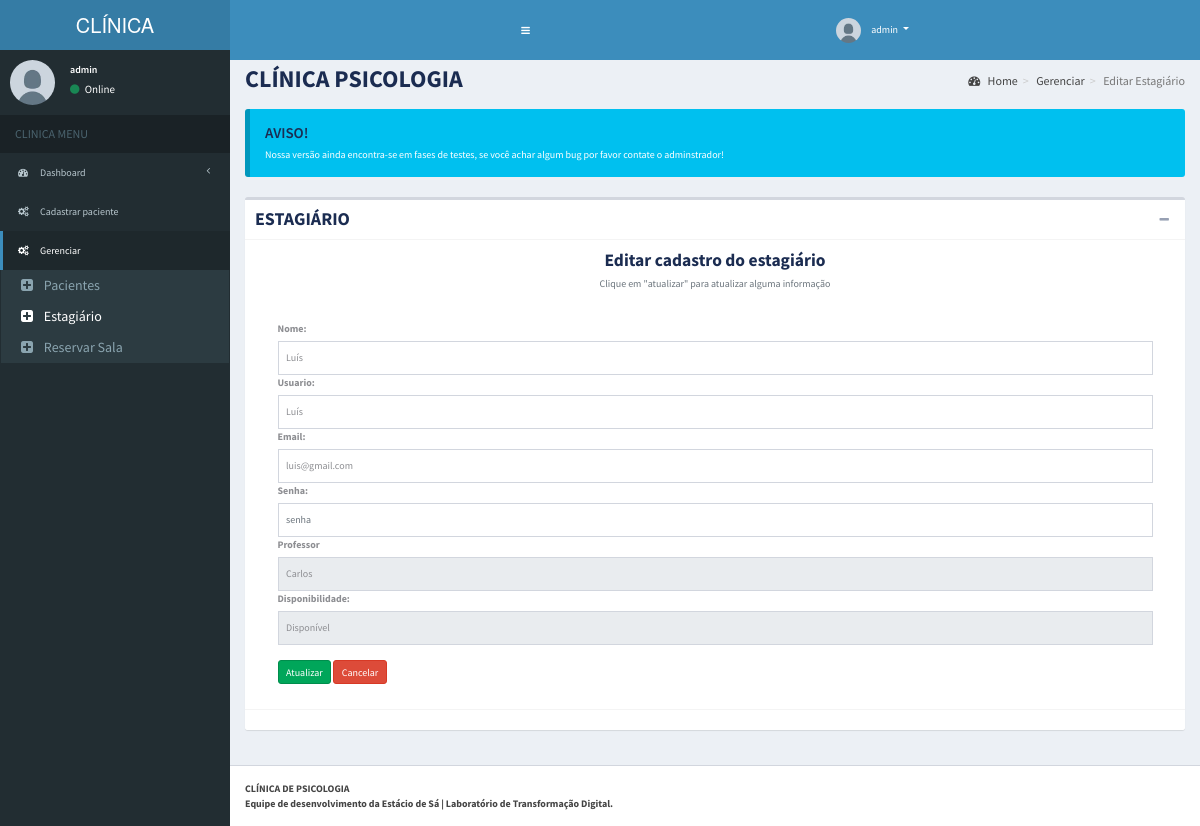
Page /monitor/edit/edit-terapeuta.php?id=5 (signed in) on the committed database.
### tables this page shows
CREATE TABLE `tbl_user_terapeuta` (
  `id` int(11) NOT NULL,
  `id_disponibilidade` int(11) UNSIGNED NOT NULL,
  `id_professor` int(11) NOT NULL,
  `nome` varchar(50) NOT NULL,
  `usuario` varchar(20) NOT NULL,
  `email` varchar(100) NOT NULL,
  `senha` varchar(255) NOT NULL,
  `date` timestamp NOT NULL DEFAULT current_timestamp() ON UPDATE current_timestamp()
);

CREATE TABLE `tbl_professor` (
  `id` int(11) NOT NULL,
  `id_disponibilidade` int(11) UNSIGNED NOT NULL,
  `nome` varchar(50) NOT NULL,
  `usuario` varchar(20) NOT NULL,
  `email` varchar(100) NOT NULL,
  `senha` varchar(255) NOT NULL,
  `date` timestamp NOT NULL DEFAULT current_timestamp() ON UPDATE current_timestamp()
);

CREATE TABLE `tbl_disponibilidade` (
  `id` int(11) UNSIGNED NOT NULL,
  `disponibilidade` varchar(25) NOT NULL
);

### monitor/edit/edit-terapeuta.php (the view, shortened to what this page needs)
<?php
include('../../db/conexao.php');
?>
<?php
$id = $_GET["id"];
?>
<!DOCTYPE html>
<html lang="pt-br">
<head>
  <link rel="stylesheet" href="../../admin/bootstrap/css/bootstrap.min.css">
  <link rel="stylesheet" href="https://maxcdn.bootstrapcdn.com/font-awesome/4.4.0/css/font-awesome.min.css">
  <link rel="stylesheet" href="https://code.ionicframework.com/ionicons/2.0.1/css/ionicons.min.css">
  <link rel="stylesheet" href="../../admin/dist/css/AdminLTE.min.css">
  <link rel="stylesheet" href="../../admin/dist/css/skins/_all-skins.min.css">
<body class="hold-transition skin-blue fixed sidebar-mini">
  <div class="wrapper">
    <head>
      <link rel="stylesheet" href="../../../bootstrap/css/bootstrap.min.css">
      <link rel="stylesheet" href="https://maxcdn.bootstrapcdn.com/font-awesome/4.4.0/css/font-awesome.min.css">
      <link rel="stylesheet" href="https://code.ionicframework.com/ionicons/2.0.1/css/ionicons.min.css">
      <link rel="stylesheet" href="../../../dist/css/AdminLTE.min.css">
      <link rel="stylesheet" href="../../../dist/css/skins/_all-skins.min.css">
    <body class="hold-transition skin-blue fixed sidebar-mini">
      <div class="wrapper">
        <header class="main-header">
          <a href="#" class="logo">
            <span class="logo-lg"><b>CLÍ</b>NICA</span>
          </a>
          <nav class="navbar navbar-static-top" role="navigation">
            <a href="#" class="sidebar-toggle" data-toggle="offcanvas" role="button">
            </a>
            <div class="navbar-custom-menu">
              <ul class="nav navbar-nav">
                <li class="dropdown user user-menu">
                  <a href="#" class="dropdown-toggle" data-toggle="dropdown">
                    <img src="../../admin/dist/img/user.jpg" class="user-image" alt="User Image">
                    <span class="hidden-xs"><?php echo $_SESSION['nome']; ?></span>
                  </a>
                </li>
              </ul>
            </div>
          </nav>
        </header>
        <aside class="main-sidebar">
          <section class="sidebar">
            <div class="user-panel">
              <div class="pull-left image">
                <img src="../../admin/dist/img/user.jpg" class="img-circle" alt="User Image">
              </div>
              <div class="pull-left info">
                <p><?php echo $_SESSION['nome']; ?></p>
                <a href="#"><i class="fa fa-circle text-success"></i> Online</a>
              </div>
            </div>
            <ul class="sidebar-menu">
              <li class="header">CLINICA MENU</li>
              <li class="treeview">
                <a href="#">
                  <i class="fa fa-dashboard"></i> <span>Dashboard</span> <i class="fa fa-angle-left pull-right"></i>
                </a>
              </li>
              <li class="treeview">
                <a href="#">
                  <i class="fa fa-gears"></i>
                  <span>Cadastrar paciente</span>
                </a>
              </li>
              <li class="treeview active">
                <a href="#">
                  <i class="fa fa-gears"></i>
                  <span>Gerenciar</span>
                </a>
                <ul class="treeview-menu">
                  <li><a href="../pacientes.php"><i class="fa fa-plus-square"></i> Pacientes</a></li>
                  <li class="active"><a href="../terapeutas.php"><i class="fa fa-plus-square"></i> Estagiário</a></li>
                  <li><a href="../../reservar-sala-segunda.php"><i class="fa fa-plus-square"></i> Reservar Sala</a></li>
                </ul>
              </li>
          </section>
        </aside>
        <div class="content-wrapper">
          <section class="content-header">
            <h1>
              CLÍNICA PSICOLOGIA
            </h1>
            <ol class="breadcrumb">
              <li><a href="#"><i class="fa fa-dashboard"></i> Home</a></li>
              <li><a href="#">Gerenciar</a></li>
              <li class="active">Editar Estagiário</li>
            </ol>
          </section>
          <section class="content">
            <div class="callout callout-info">
              <h4>AVISO!</h4>
              <p>Nossa versão ainda encontra-se em fases de testes, se você achar algum bug por favor contate o adminstrador!</p>
            </div>
            <div class="box">
              <div class="box-header with-border">
                <h3 class="box-title">ESTAGIÁRIO</h3>
                <div class="box-tools pull-right">
                  <button class="btn btn-box-tool" data-widget="collapse" data-toggle="tooltip" title="Collapse"><i class="fa fa-minus"></i></button>
                </div>
              </div>
              <div class="box-body">
                <div class="container">
                  <div class="text-center mb-4">
                    <h3>Editar cadastro do estagiário</h3>
                    <p class="text-muted">Clique em "atualizar" para atualizar alguma informação</p>
                  </div>
                  <br>
                  <?php
                  $sql = "SELECT tbl_user_terapeuta.*, tbl_disponibilidade.*
                      FROM  tbl_user_terapeuta
                      JOIN tbl_disponibilidade
                      ON tbl_user_terapeuta.id_disponibilidade = tbl_disponibilidade.id
                      WHERE tbl_user_terapeuta.id = $id";
                  $result = mysqli_query($mysqli, $sql);
                  $row = mysqli_fetch_assoc($result);
                  ?>
                  <div class="container-fluid divForm">
                    <form action="" method="post">
                      <div class="container-fluid">
                        <label class="form-label">Nome:</label>
                        <input type="text" class="form-control custom-input" name="nome" value="<?php echo $row['nome']; ?>">
                        <label class="form-label">Usuario:</label>
                        <input type="text" class="form-control custom-input custom-input" name="usuario" value="<?php echo $row['usuario']; ?>">
                        <label class="form-label">Email:</label>
                        <input type="email" class="form-control custom-input" name="email" value="<?php echo $row['email']; ?>">
                        <label class="form-label">Senha:</label>
                        <input type="password" class="form-control custom-input" name="senha" placeholder="senha" value="">
                        <label for="Professor" class="form-label">Professor</label>
                        <select class="form-control custom-input" name="professor">
                          <?php
                          $sql_professor_terapeuta = "SELECT p.nome, p.id AS idProfessor FROM tbl_user_terapeuta t
                                                          INNER JOIN tbl_professor p ON t.id_professor = p.id
                                                          WHERE t.id = $id";
                          $result_professor_terapeuta = mysqli_query($mysqli, $sql_professor_terapeuta);
                          $row_professor_terapeuta = mysqli_fetch_assoc($result_professor_terapeuta);
                          $id_prof = $row_professor_terapeuta['idProfessor'];
                          ?>
                          <option value='<?php echo $id_prof ?>'><?php echo $row_professor_terapeuta['nome'] ?></option>
                        </select>
                        <?php
                        $sql_disponibilidade = "SELECT t.*, d.*
                                              FROM  tbl_user_terapeuta t
                                              JOIN tbl_disponibilidade d
                                              ON t.id_disponibilidade = d.id
                                              WHERE t.id = $id";
                        $result_disponibilidade = mysqli_query($mysqli, $sql_disponibilidade);
                        $row_disponibilidade = mysqli_fetch_assoc($result_disponibilidade);
                        ?>
                        <label class="form-label">Disponibilidade:</label>
                        <select class="form-control custom-input" name="disponibilidade" required id="inputDisponibilidade3">
                          <option value="<?php echo $row_disponibilidade['id_disponibilidade'] ?> ">
                            <?php echo $row_disponibilidade['disponibilidade']; ?>
                          </option>
                        </select>
                        <br>
                        <div>
                          <button type="submit" class="btn btn-success" name="submit">Atualizar</button>
                          <a href="../terapeutas.php" class="btn btn-danger">Cancelar</a>
                        </div>
                      </div>
                    </form> <br>
                  </div>
                </div>
              </div>
              <div class="box-footer">
              </div>
            </div>
          </section>
        </div>
        <footer class="main-footer">
          <strong>CLÍNICA DE PSICOLOGIA <br> Equipe de desenvolvimento da Estácio de Sá | Laboratório de Transformação Digital.</strong>
        </footer>
      </div>
    </body>
</html>

### monitor/edit/edit-terapeuta.php (style rules this page uses)
div.divForm { width: 100%; }
form { width: 100%; }
.custom-input { width: 90%; }

### rows in the picture
tbl_user_terapeuta: nome "Luís", usuario "Luís", email "luis@gmail.com", disponibilidade "Disponível"
tbl_professor: professor "Carlos"

### other values in the picture
$_SESSION['nome'] "admin"
